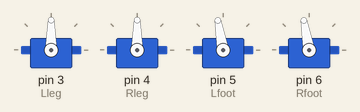
A sketch run on a simulated Arduino Uno, built with avr-gcc and run on an emulated ATmega328P. Shown: 4 × servo.

Above: at 0.65 s.
At 0.75 s:
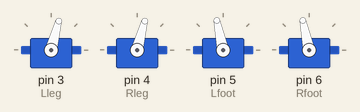
At 0.85 s:
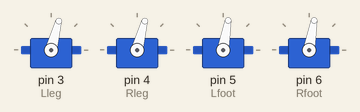
At 0.95 s:
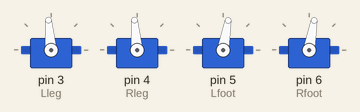
At 1.1 s:
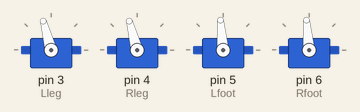
Timing chart, 0 to 3.6 s (numbered marks = the images above):
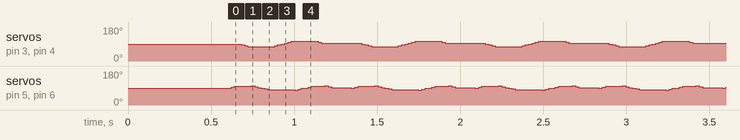

The sketch:

bob_final.ino
```cpp
#include <Servo.h>

Servo Lleg;  // create servo object to control a servo
Servo Rleg;
Servo Lfoot;
Servo Rfoot;

int RFcenter = 90;//80;    // variable to store the center servo position
int LLcenter = 90;//80;
int RLcenter = 90;//87;
int LFcenter = 90;//75;
int tAngle = 12;//30; //tilt angle
int uAngle = 15;//35; //turn angle
int sAngle = 15;//35; //swing angle

void setup() {

  Lleg.attach(3);  // attaches the servo on pin x to the servo object
  Rleg.attach(4);  // attaches the servo on pin x to the servo object
  Lfoot.attach(5);  // attaches the servo on pin x to the servo object
  Rfoot.attach(6);  // attaches the servo on pin x to the servo object

  CenterServos(); //center the servos
  delay(500);
}

void loop() {
  Forward(1,20); //one step Forward
  delay(100);


}

void CenterServos() {
    Lleg.write(LLcenter);              // tell servo to go to position in variable 'center'
    Rleg.write(RLcenter);              // tell servo to go to position in variable 'center'
    Lfoot.write(LFcenter);              // tell servo to go to position in variable 'center'
    Rfoot.write(RFcenter);              // tell servo to go to position in variable 'center'
    delay(100);                     // waits 100ms for the servos to reach the position
}

void Forward(byte Steps, byte Speed){
  TiltRightUp(tAngle, Speed);
  for (byte j=0; j<Steps; ++j){
    SwingRight(sAngle, Speed);
    TiltRightDown(tAngle, Speed);
    TiltLeftUp(tAngle, Speed);
    SwingRcenter(sAngle, Speed);
    SwingLeft(sAngle, Speed);
    TiltLeftDown(tAngle, Speed);
    TiltRightUp(tAngle, Speed);
    SwingLcenter(sAngle, Speed);
  }
  TiltRightDown(tAngle, Speed);
}
void TiltRightUp(byte ang, byte sp){
  //tilt right up
  for (int i=0; i<=ang; i+=5){
    Lfoot.write(LFcenter+i);
    Rfoot.write(RFcenter+i);
    delay(sp);
  }
}
void TiltRightDown(byte ang, byte sp){
  //tilt right down
  for (int i=ang; i>0; i-=5){
    Lfoot.write(LFcenter+i);
    Rfoot.write(RFcenter+i);
    delay(sp);
  }
}

void TiltLeftUp(byte ang, byte sp){
  //tilt left up
  for (int i=0; i<=ang; i+=5){
    Lfoot.write(LFcenter-i);
    Rfoot.write(RFcenter-i);
    delay(sp);
  }
}
void TiltLeftDown(byte ang, byte sp){
  //tilt left down
  for (int i=ang; i>0; i-=5){
    Lfoot.write(LFcenter-i);
    Rfoot.write(RFcenter-i);
    delay(sp);
  }
}

void LeftFootUp(char ang, byte sp){
  //tilt left up
  for (int i=0; i<=ang; i+=5){
    Lfoot.write(LFcenter-i);
    delay(sp);
  }
}
void LeftFootDown(byte ang, byte sp){
  //tilt left down
  for (int i=ang; i>0; i-=5){
    Lfoot.write(LFcenter-i);
    delay(sp);
  }
}

void RightFootUp(byte ang, byte sp){
  //tilt right up
  for (int i=0; i<=ang; i+=5){
    Rfoot.write(RFcenter+i);
    delay(sp);
  }
}
void RightFootDown(byte ang, byte sp){
  //tilt right down
  for (int i=ang; i>0; i-=5){
    Rfoot.write(RFcenter+i);
    delay(sp);
  }
}

void SwingRight(byte ang, byte sp){
  //swing right
  for (int i=0; i<=ang; i+=5){
    Lleg.write(LLcenter-i);
    Rleg.write(RLcenter-i);
    delay(sp);
  }
}
void SwingRcenter(byte ang, byte sp){
  //swing r->center
  for (int i=ang; i>0; i-=5){
    Lleg.write(LLcenter-i);
    Rleg.write(RLcenter-i);
    delay(sp);
  }
}

void SwingLeft(byte ang, byte sp){
  //swing left
  for (byte i=0; i<=ang; i=i+5){
    Lleg.write(LLcenter+i);
    Rleg.write(RLcenter+i);
    delay(sp);
  }
}
void SwingLcenter(byte ang, byte sp){
  //swing l->center
  for (byte i=ang; i>0; i=i-5){
    Lleg.write(LLcenter+i);
    Rleg.write(RLcenter+i);
    delay(sp);
  }
}

void RightLegIn(byte ang, byte sp){
  //swing right
  for (int i=0; i<=ang; i+=5){
    Rleg.write(RLcenter-i);
    delay(sp);
  }
}
void RightLegIcenter(byte ang, byte sp){
  //swing r->center
  for (int i=ang; i>0; i-=5){
    Rleg.write(RLcenter-i);
    delay(sp);
  }
}

void RightLegOut(byte ang, byte sp){
  //swing right
  for (int i=0; i<=ang; i+=5){
    Rleg.write(RLcenter+i);
    delay(sp);
  }
}
void RightLegOcenter(byte ang, byte sp){
  //swing r->center
  for (int i=ang; i>0; i-=5){
    Rleg.write(RLcenter+i);
    delay(sp);
  }
}

void LeftLegIn(byte ang, byte sp){
  //swing left
  for (byte i=0; i<=ang; i=i+5){
    Lleg.write(LLcenter+i);
    delay(sp);
  }
}
void LeftLegIcenter(byte ang, byte sp){
  //swing l->center
  for (byte i=ang; i>0; i=i-5){
    Lleg.write(LLcenter+i);
    delay(sp);
  }
}

void LeftLegOut(byte ang, byte sp){
  //swing left
  for (byte i=0; i<=ang; i=i+5){
    Lleg.write(LLcenter-i);
    delay(sp);
  }
}
void LeftLegOcenter(byte ang, byte sp){
  //swing l->center
  for (byte i=ang; i>0; i=i-5){
    Lleg.write(LLcenter-i);
    delay(sp);
  }
}
```

Measured:
- by itself, servo on pin 3 (Lleg), servo on pin 4 (Rleg): repeats every 0.74 s: 80° 0.02 s, 75° 0.16 s, 80° 0.02 s, 85° 0.02 s, 90° 0.02 s, 95° 0.02 s, 100° 0.02 s, 105° 0.16 s, 100° 0.02 s, 95° 0.24 s, 90° 0.02 s, 85° 0.02 s
- by itself, servo on pin 5 (Lfoot), servo on pin 6 (Rfoot): repeats every 0.74 s: 100° 0.10 s, 102° 0.02 s, 97° 0.02 s, 92° 0.02 s, 90° 0.02 s, 85° 0.02 s, 80° 0.16 s, 78° 0.02 s, 83° 0.02 s, 88° 0.02 s, 90° 0.02 s, 95° 0.02 s, 100° 0.08 s, 102° 0.02 s, 97° 0.02 s, 92° 0.12 s, 90° 0.02 s, 95° 0.02 s
